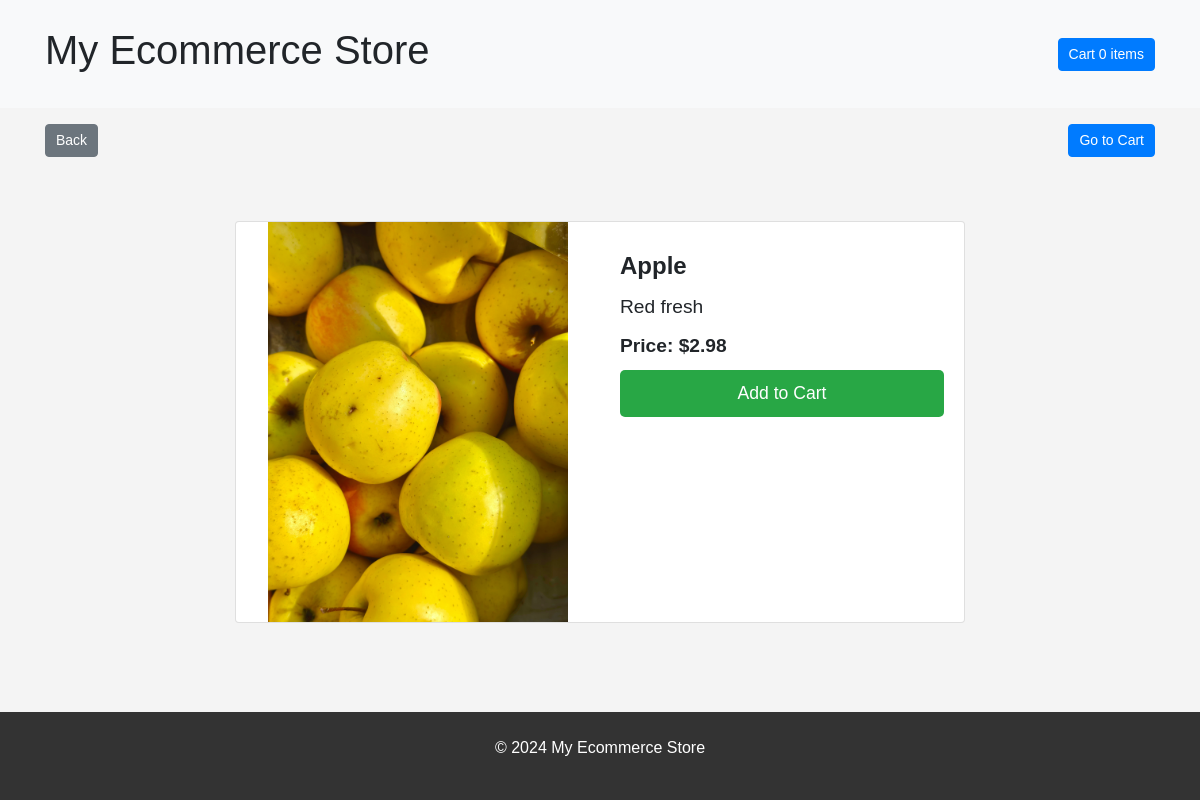
/product_detail/1/, run on an earlier commit of the app's database.
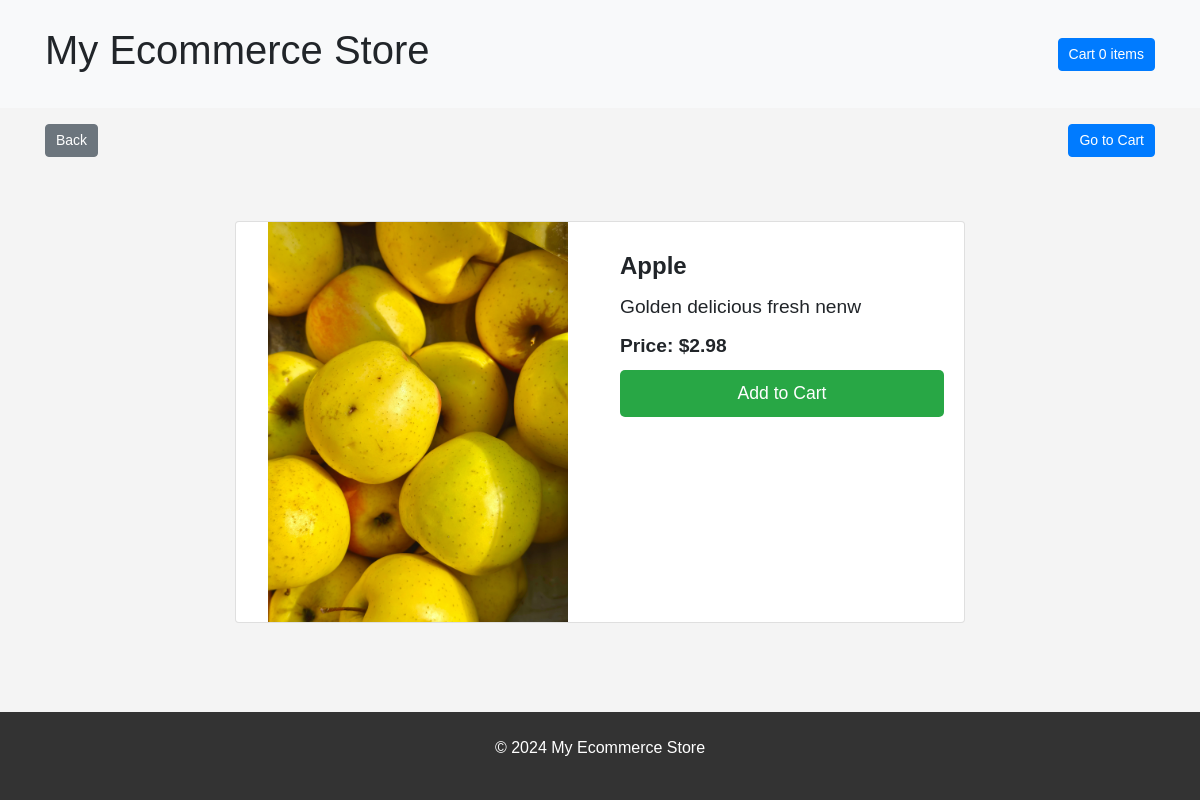
And on a later commit of the database.
### products/models.py (models this page shows, shortened)
class Product(models.Model):
    name = models.CharField(max_length=100)
    price = models.DecimalField(max_digits=10, decimal_places=2)
    description = models.TextField()
    stock = models.IntegerField()
    image = models.ImageField(upload_to='product_images/', blank=True, null=True)  # Image field

### products/views.py (the view)
# urls.py: path('product_detail/<int:product_id>/', product_detail, name='product_detail'),  # Add this line
def product_detail(request, product_id):
    product = get_object_or_404(Product, pk=product_id)
    return render(request, 'products/product_detail.html', {'product': product})

### products/context_processors.py (called while the page is built)
def cart_counter(request):
    cart = request.session.get("cart", {})
    cart_count = sum(cart.values())
    return {"cart_count": cart_count}

### products/templates/products/product_detail.html (shortened to what this page needs)
<!DOCTYPE html>
<html lang="en">
<head>
    {% load static %}
    <link rel="stylesheet" href="https://stackpath.bootstrapcdn.com/bootstrap/4.5.2/css/bootstrap.min.css">
    <link rel="stylesheet" href="{% static 'css/styles.css' %}">
</head>
<body>
    <header class="header">
        <div class="container d-flex justify-content-between align-items-center py-3">
            <h1>My Ecommerce Store</h1>
            <div class="cart-info">
                <a href="{% url 'cart' %}" class="btn btn-primary">
                    Cart <span id="cart-count">{{ cart_count }}</span> items
                </a>
            </div>
        </div>
    </header>
    <div class="container d-flex justify-content-between">
        <button class="btn btn-secondary my-3" onclick="window.history.back();">Back</button>
        <a href="{% url 'cart' %}" class="btn btn-primary my-3">Go to Cart</a>
    </div>
    <div class="container my-5">
        <div class="row justify-content-center">
            <div class="col-md-8">
                <div class="card">
                    <div class="row no-gutters">
                        <div class="col-md-6">
                            <img src="{{ product.image.url }}" alt="{{ product.name }}" class="card-img-top img-fluid" style="object-fit: contain; max-height: 400px;">
                        </div>
                        <div class="col-md-6">
                            <div class="card-body">
                                <h3 class="card-title">{{ product.name }}</h3>
                                <p class="card-text">{{ product.description }}</p>
                                <p class="card-text"><strong>Price: ${{ product.price }}</strong></p>
                                <a href="#" class="btn btn-primary add-to-cart-btn" data-product-id="{{ product.id }}">Add to Cart</a>
                            </div>
                        </div>
                    </div>
                </div>
            </div>
        </div>
    </div>
    <footer class="footer text-center py-4">
        <p>&copy; 2024 My Ecommerce Store</p>
    </footer>
</body>
</html>

### static/css/styles.css (style rules this page uses)
body { font-family: Arial, sans-serif; background-color: #f4f4f4; margin: 0; padding: 0; display: flex; flex-direction: column; min-height: 100vh; }
.header { display: flex; justify-content: space-between; align-items: center; padding: 10px 20px; background-color: #f8f9fa; }
.btn { padding: 5px 10px; font-size: 14px; }
h3 { margin: 10px 0; }
.add-to-cart-btn, .view-btn { padding: 10px 20px; background-color: #28a745; color: white; border: none; border-radius: 5px; cursor: pointer; text-decoration: none; text-align: center; }
.footer { text-align: center; padding: 10px; background-color: #333; color: white; margin-top: auto; }
.card-img-top { object-fit: contain; max-width: 100%; }
.card-body { padding: 20px; }
.card-title { font-size: 1.5rem; font-weight: bold; }
.card-text { font-size: 1.2rem; margin-bottom: 10px; }
.add-to-cart-btn { font-size: 1.1rem; padding: 10px 20px; width: 100%; }
footer { background-color: #f8f9fa; color: #6c757d; }

What changed in the data, as far as the page shows it:
changed Product "Apple": description "Red fresh" → "Golden delicious fresh nenw"
